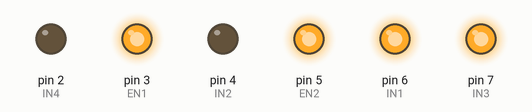
The sketch below on a simulated Arduino Uno, built with avr-gcc and run on an emulated ATmega328P. On the bench: output pins drawn as LEDs (lit = HIGH).

Above: at 0.1 s.
Timing chart, 0 to 1.6 s (numbered marks = the images above):
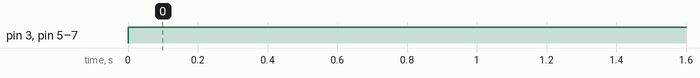

The sketch:

sketch_sep26a.ino
```cpp
#define IN1 6
#define IN2 4
#define IN4 2
#define IN3 7
#define EN1 3
#define EN2 5

void setup() {
pinMode(IN1,OUTPUT);
pinMode(IN2,OUTPUT);
pinMode(IN3,OUTPUT);
pinMode(IN4,OUTPUT);
pinMode(EN1,OUTPUT);
pinMode(EN2,OUTPUT);
}

void loop() {
digitalWrite(IN1,HIGH);
digitalWrite(IN2,LOW);
digitalWrite(IN3,HIGH);
digitalWrite(IN4,LOW);
digitalWrite(EN1,HIGH);
digitalWrite(EN2,HIGH);
}
```

Measured:
- by itself, pin 3 (EN1), pin 5 (EN2), pin 6 (IN1), pin 7 (IN3): LOW → HIGH at 0.00 s
